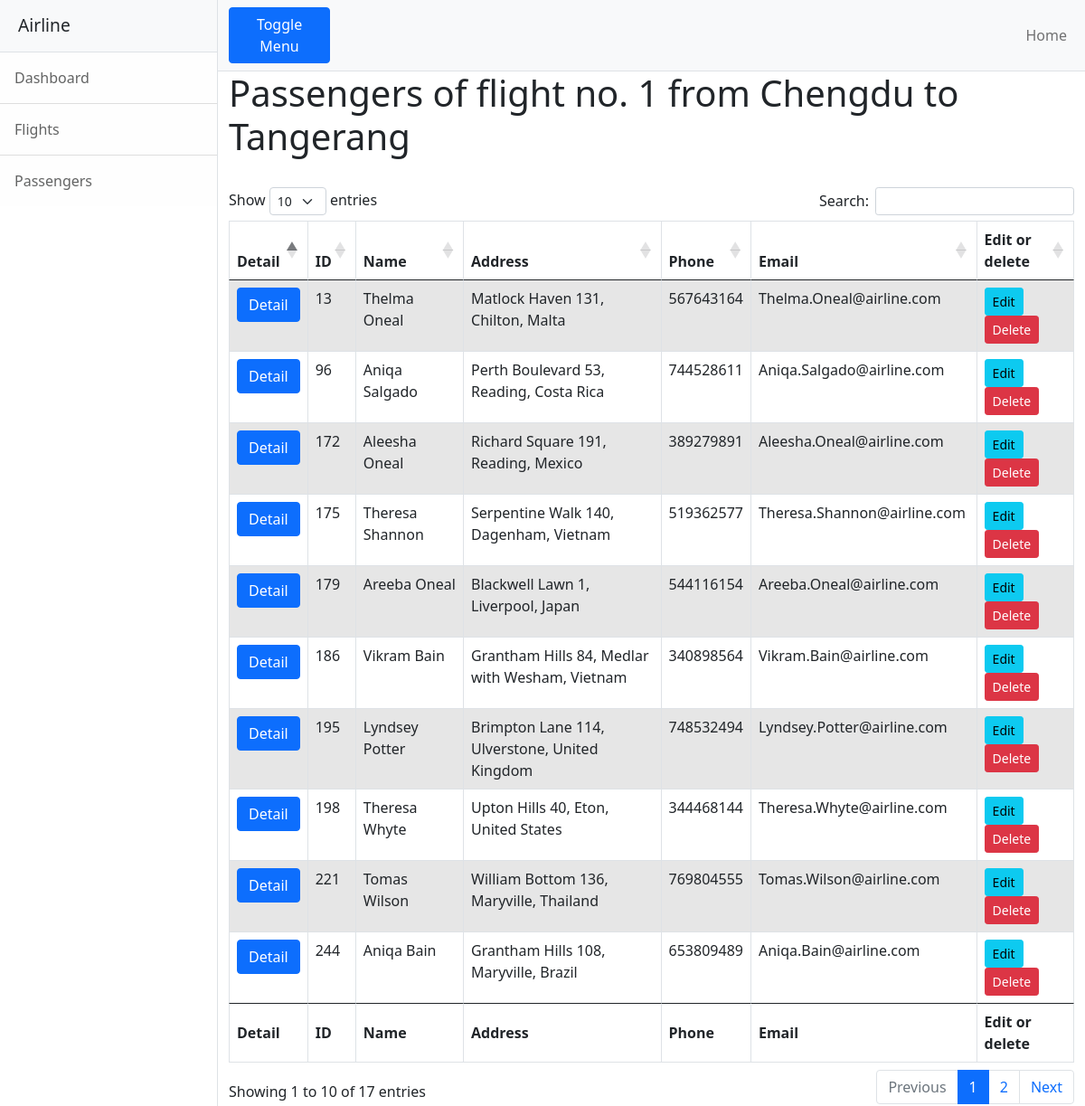
Page /flights/1/passengers/ on the committed database.
### Airlineapp/models.py (models this page shows, shortened)
class Flight(models.Model):
    flight_id = models.IntegerField(primary_key=True)
    aircraft = models.ForeignKey(Aircraft, on_delete=models.DO_NOTHING)
    dispatcher = models.ForeignKey(Employee, on_delete=models.DO_NOTHING, related_name='dispatcher')
    dpt_airport = models.ForeignKey(Airport, on_delete=models.DO_NOTHING, related_name='dpt_airport')
    dst_airport = models.ForeignKey(Airport, on_delete=models.DO_NOTHING, related_name='dst_airport')
    pilots = models.ManyToManyField(Employee, related_name='pilots')
    flight_attendants = models.ManyToManyField(Employee, related_name='flight_attendants')
    passengers = models.ManyToManyField(Passenger)
    dpt_time = models.DateTimeField()
    dst_time = models.DateTimeField()

class Airport(models.Model):
    icao = models.CharField(primary_key=True, max_length=4)
    name = models.CharField(max_length=100)
    city = models.CharField(max_length=50)
    country = models.CharField(max_length=50)

class Passenger(models.Model):
    passenger_id = models.IntegerField(primary_key=True)
    first_name = models.CharField(max_length=50)
    last_name = models.CharField(max_length=50)
    street = models.CharField(max_length=50)
    city = models.CharField(max_length=50)
    country = models.CharField(max_length=50)
    phone = models.CharField(max_length=15)
    email = models.CharField(max_length=50, null=True)

### Airlineapp/views.py (the view)
# urls.py: path('flights/<int:pk>/passengers/', views.flight_passengers, name='flight_passengers'),
def flight_passengers(request, pk):
    flight = Flight.objects.get(flight_id=pk)
    passengers = flight.passengers.all()
    return render(request, 'Airlineapp/flight_passengers.html', {'flight': flight, 'passengers': passengers})

### templates/Airlineapp/flight_passengers.html
{% extends "Airlineapp/base.html" %}
{% block body %}
    <script>
        $(document).ready(function () {
        $('#passengers').DataTable();
        });
    </script>
    <h1>Passengers of flight no. {{ flight.flight_id }} from {{ flight.dpt_airport.city }} to {{ flight.dst_airport.city }}</h1><br>
    <table id="passengers" class="table table-striped table-bordered" style="width:100%">
        <thead>
            <tr>
                <th>Detail</th>
                <th>ID</th>
                <th>Name</th>
                <th>Address</th>
                <th>Phone</th>
                <th>Email</th>
                <th>Edit or delete</th>
            </tr>
        </thead>
        <tbody>
            {% for passenger in passengers %}
                <tr>
                    <td><a class="btn btn-primary" href="{% url 'passenger_profile' passenger.passenger_id %}">Detail</a></td>
                    <td>{{ passenger.passenger_id }}</td>
                    <td>{{ passenger.first_name }} {{ passenger.last_name }}</td>
                    <td>{{ passenger.street }}, {{ passenger.city }}, {{ passenger.country }}</td>
                    <td>{{ passenger.phone }}</td>
                    <td>{{ passenger.email }}</td>
                    <td><a class="btn btn-sm btn-info" href="{% url 'edit_passenger_profile' passenger.passenger_id %}">Edit</a>  <a class="btn btn-sm btn-danger" href="{% url 'delete_flight' flight.flight_id %}">Delete</a></td>
                </tr>
            {% endfor %}
        </tbody>
        <tfoot>
            <tr>
                <th>Detail</th>
                <th>ID</th>
                <th>Name</th>
                <th>Address</th>
                <th>Phone</th>
                <th>Email</th>
                <th>Edit or delete</th>
            </tr>
        </tfoot>
    </table>
{% endblock %}

### rows in the picture
Flight: flight_id "1", dpt_airport.city "Chengdu", dst_airport.city "Tangerang"
Passenger: passenger_id "13", first_name "Thelma", last_name "Oneal", street "Matlock Haven 131", city "Chilton", country "Malta", phone "567643164", email "Thelma.Oneal@airline.com"
Passenger: passenger_id "96", first_name "Aniqa", last_name "Salgado", street "Perth Boulevard 53", city "Reading", country "Costa Rica", phone "744528611", email "Aniqa.Salgado@airline.com"
Passenger: passenger_id "172", first_name "Aleesha", last_name "Oneal", street "Richard Square 191", city "Reading", country "Mexico", phone "389279891", email "Aleesha.Oneal@airline.com"
Passenger: passenger_id "175", first_name "Theresa", last_name "Shannon", street "Serpentine Walk 140", city "Dagenham", country "Vietnam", phone "519362577", email "Theresa.Shannon@airline.com"
Passenger: passenger_id "179", first_name "Areeba", last_name "Oneal", street "Blackwell Lawn 1", city "Liverpool", country "Japan", phone "544116154", email "Areeba.Oneal@airline.com"
Passenger: passenger_id "186", first_name "Vikram", last_name "Bain", street "Grantham Hills 84", city "Medlar with Wesham", country "Vietnam", phone "340898564", email "Vikram.Bain@airline.com"
Passenger: passenger_id "195", first_name "Lyndsey", last_name "Potter", street "Brimpton Lane 114", city "Ulverstone", country "United Kingdom", phone "748532494", email "Lyndsey.Potter@airline.com"
Passenger: passenger_id "198", first_name "Theresa", last_name "Whyte", street "Upton Hills 40", city "Eton", country "United States", phone "344468144", email "Theresa.Whyte@airline.com"
Passenger: passenger_id "221", first_name "Tomas", last_name "Wilson", street "William Bottom 136", city "Maryville", country "Thailand", phone "769804555", email "Tomas.Wilson@airline.com"
Passenger: passenger_id "244", first_name "Aniqa", last_name "Bain", street "Grantham Hills 108", city "Maryville", country "Brazil", phone "653809489", email "Aniqa.Bain@airline.com"
